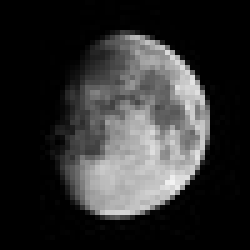
#> input picture examples/moon.jpg, 50 x 50 px (shown 5 times larger)
$ python plot_crop.py
#> lines starting #> are read from the running program, lines starting #| are printed output that depends on the picture
### astronet/augmentations/crop.py
import numpy as np
import copy

class Crop():
    """Crop an input to the selected range of values.

    Parameters
    ----------
    x_range : tuple or list, default (0,-1)
        Contains beginning and endpoints of the slice in the x direction.
    y_range : tuple or list, default (0,-1)
        Contains beginning and endpoints of the slice in the y direction.
    verbose : int, default 0
        Verbosity level.
    """
    def __init__(self, x_range=(0,None), y_range=(0,None), verbose=0):
        self.x_range = x_range
        self.y_range = y_range
        self.verbose = verbose

    def apply(self, X, Y, features):
        """Apply the augmentation corresponding to this class to the input data.

        Parameters
        ----------
        X : array-like
            Array of input patterns.
        Y : array-like
            Array of input labels.
        features : array-like
            Array of extra input features.

        Returns
        -------
        X : array-like (same as X)
            Array of transformed input patterns.
        Y : array-like (same as Y)
            Array of transformed input labels.
        features : array--like (same as features)
            Array of transformed extra input features.
        """
        Xtransformed = copy.deepcopy(X)
        Xtransformed = Xtransformed[:, :, self.x_range[0]:self.x_range[1], self.y_range[0]:self.y_range[1]]

        return Xtransformed, Y, features

class RandomCrop():
    """Crop an input to the selected range of values.

    Parameters
    ----------
    x_len : integer, default 0
        Width of the cropped input, no cropping when set to 0.
    y_len : integer, default 0
        Height of the cropped input, no cropping when set to 0.
    verbose : int, default 0
        Verbosity level.
    """
    # [46 lines left out: functions __init__, apply, not called in this run]

### examples/plot_crop.py
"""
Crop
==========

Example usage of the Crop augmentation. Please note that the image seems to be zoomed in, but this is because matplotlib scales the images in a subplot to be of equal size.

"""
import sys
import numpy as np
from scipy.ndimage import imread
import matplotlib.pyplot as plt

from astronet.augmentations import Crop

X = np.array([imread('moon.jpg').transpose(2,0,1)])
y = np.ones(1)

augment = Crop(x_range=(10,40), y_range=(10,40))
Xtransformed, _, _ = augment.apply(X, y, None)

fig, ax = plt.subplots(len(X),2, figsize=(4,2), squeeze=False,
                       subplot_kw={'xticks': [], 'yticks': []})
ax[0][0].set_title("Before")
ax[0][1].set_title("After")
for i in range(len(X)):
    ax[i][0].imshow(X[i].transpose(1,2,0), cmap=plt.get_cmap("gray"))
    ax[i][1].imshow(Xtransformed[i].transpose(1,2,0), cmap=plt.get_cmap("gray"))
#> this loop made 1 pass
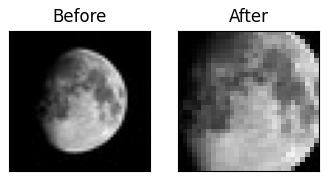
#> figure drawn by matplotlib, 2 panels
